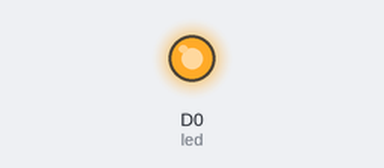
Simulated run of this sketch. Board: ESP8266 (NodeMCU). Shown: output pins drawn as LEDs (lit = HIGH).

Above: at 1.0 s.
At 3.0 s:
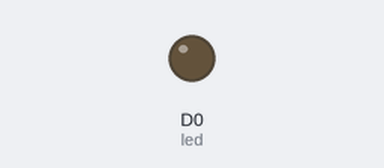
Timing chart, 0 to 5.2 s (numbered marks = the images above):
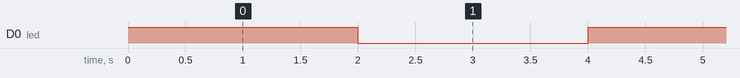

Measured:
- by itself, D0 (led): alternates HIGH for 2.0 s and LOW for 2.0 s

The sketch:

s2_piranha_LED_module.ino
```cpp
/*

KS0016 keyesstudio Piranha LED Light Module
_________________________________
|  SETUP                          |
|Sensor pin  ::    Particle pin   |
|   +        ::        3.3v       |
|   -        ::        GND        |
|   S        ::        D0         |
|_________________________________|


SPECIFICATIONS:

module emits one color
must be places on a PWM pin (D0, D1, D2, D3, D4, A4, A5, WKP, RX, TX)

src: https://wiki.keyestudio.com/Ks0016_keyestudio_Piranha_LED_Light_Module
*/

#include <math.h>
#define led D0
void setup()
{
  pinMode(led, OUTPUT);     //Set Pin3 as output
}
void loop()
{
          digitalWrite(led, HIGH);   //Turn off led
          delay(2000);
          digitalWrite(led, LOW);    //Turn on led
          delay(2000);
}
```
